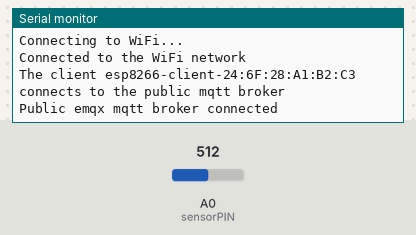
Bench run of a sketch on a simulated ESP8266 (NodeMCU). Parts: the last lines printed to the serial monitor. Inputs (shaded band) come from the test bench; at power-on: A0 (sensorPIN) = 512. WiFi joins after 1.5 s; servers stay silent unless stated; no MQTT or app messages arrive unless stated.

Above: at 2.8 s.
2.9 s: A0 (sensorPIN) set to 716
At 5.7 s:
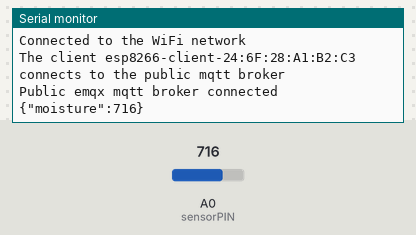
11.5 s: A0 (sensorPIN) set to 900
At 15.8 s:
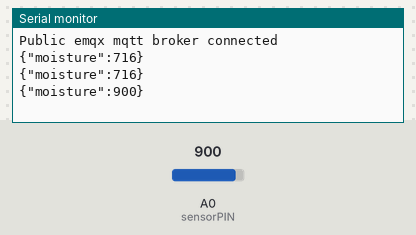

The sketch:

Esp_Soil_Sensor.ino
```cpp
#include <ESP8266WiFi.h>
#include <PubSubClient.h>
#include <ArduinoJson.h>

//wifi settings
const char *ssid = "your ssid";
const char *password = "your password";

//mqtt broker settings
const char *mqtt_broker = "broker.emqx.io"; // emqx broker endpoint
const char *mqtt_topic = "esp8266/test"; // mqtt topic
const char *mqtt_username = "emqx_test";
const char *mqtt_password = "emqx_test";
const int mqtt_port = 1883; // mqtt tcp port

#define sensorPIN A0
unsigned long previousMillis = 0;

WiFiClient espClient;
PubSubClient client(espClient);

void setup() {
  Serial.begin(9600);
  WiFi.begin(ssid, password);
  while (WiFi.status() != WL_CONNECTED) {
    delay(500);
    Serial.println("Connecting to WiFi...");
  }
  Serial.println("Connected to the WiFi network");
  //connecting to mqtt broker
   client.setServer(mqtt_broker, mqtt_port);
  while(!client.connected()) {
    String client_id = "esp8266-client-";
    client_id += String(WiFi.macAddress());
    Serial.printf("The client %s connects to the public mqtt broker\n", client_id.c_str());
    if(client.connect(client_id.c_str(), mqtt_username, mqtt_password)) {
      Serial.println("Public emqx mqtt broker connected");
    } else {
      Serial.print("failed with state ");
      Serial.print(client.state());
      delay(2000);
    }
  }
}


void loop() {
  client.loop();
  unsigned long currentMillis = millis();
  // data are published every 5 seconds
  if (currentMillis - previousMillis >= 5000) {
    previousMillis = currentMillis;
    float moistureValue = analogRead(sensorPIN);

    //json serialize
    DynamicJsonDocument data(256);
    data["moisture"] = moistureValue;
    //publish moisture
    char json_string[256];
    serializeJson(data, json_string);

    Serial.println(json_string);
    client.publish(mqtt_topic, json_string, false);
  }
}
```

Measured:
- after the input at 2.9 s, the serial monitor: prints a new line after 2.1 s (image 1)
- after the input at 11.5 s, the serial monitor: prints a new line after 3.5 s (image 2)
